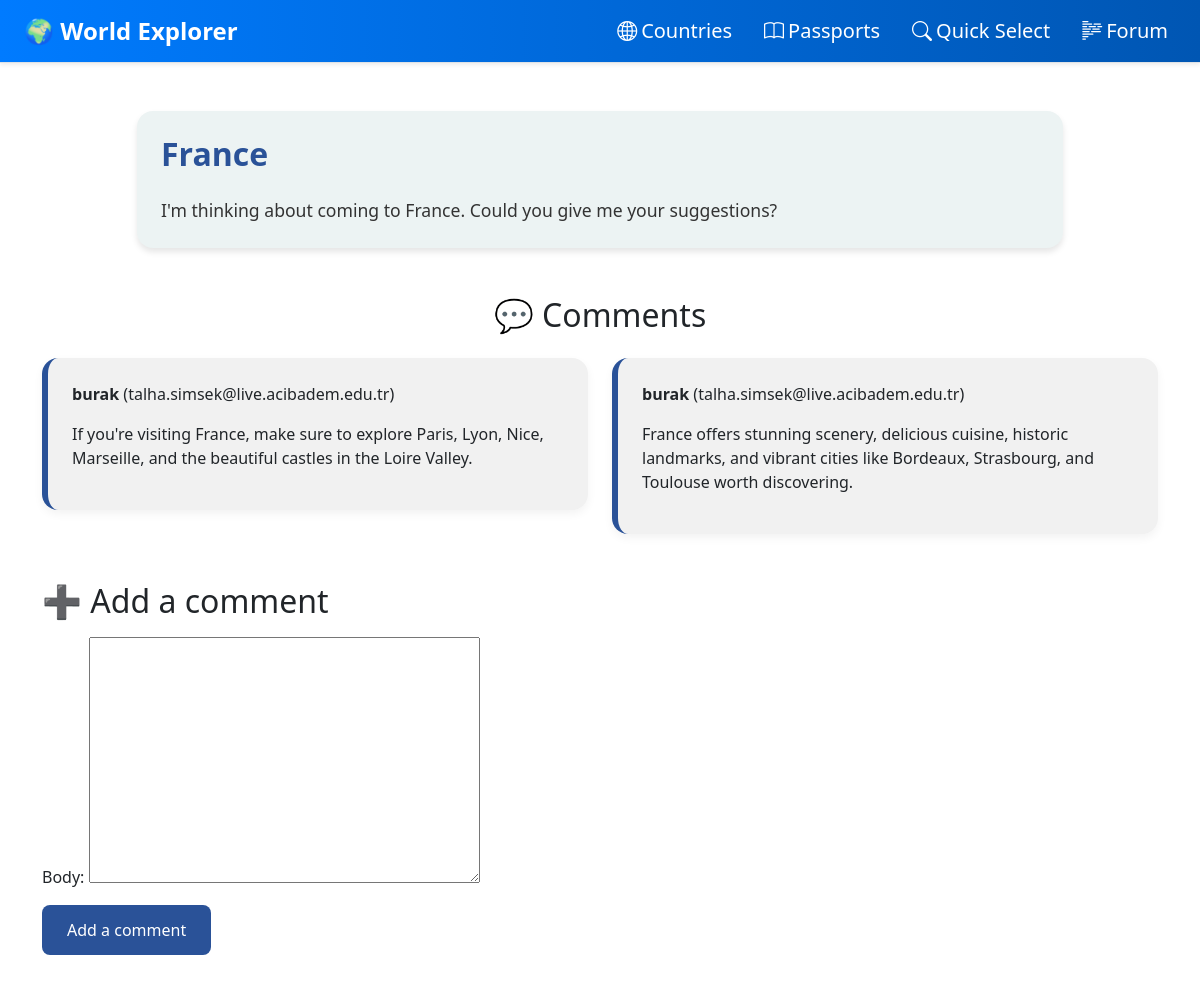
Screenshot of /forum/post/10/ with the database file from the repository.
### forum/models.py (models this page shows, shortened)
class Post(models.Model):
    title = models.CharField(max_length=100)
    content = models.TextField()
    date_posted = models.DateTimeField(auto_now_add=True)

class Comment(models.Model):
    post = models.ForeignKey(Post, on_delete=models.CASCADE, related_name='comments')
    name = models.CharField(max_length=100)
    email = models.EmailField()
    body = models.TextField()
    date_added = models.DateTimeField(default = timezone.now)

### forum/views.py (the view)
# urls.py: path('post/<int:id>/', views.post_detail, name="post_detail"),
def post_detail(request, id):
    post = get_object_or_404(Post, id = id)
    comments = Comment.objects.filter(post=post)
    if request.method == "POST":
        form = CommentForm(request.POST)
        if form.is_valid():
            new_comment = form.save(commit=False)
            new_comment.post = post
            new_comment.name = request.user.username
            new_comment.email = request.user.email
            new_comment.save()
            return redirect('forum:post_detail', id=post.id)
        return None
    else:
        form = CommentForm()
        return render(request, 'forum_html/post_detail.html', {'post': post, "comments": comments, "comment_form": form})

### forum/forms.py
class CommentForm(forms.ModelForm):
    class Meta:
        model = Comment
        fields = ["body"]

### templates/forum_html/post_detail.html (shortened to what this page needs)
{% extends 'home.html' %}
{% load static %}
{% block content %}
<div class="container py-5">
  <div class="row justify-content-center">
    <div class="col-md-10">
      <div class="post-card animate__animated animate__fadeInUp">
        <div class="card-body">
          <h1 class="card-title mb-4">{{ post.title }}</h1>
          <p class="card-text">{{ post.content }}</p>
        </div>
      </div>
    </div>
  </div>
  <div class="comment-section mt-5">
    <h2 class="text-center mb-4">💬 Comments</h2>
    <div class="row row-cols-1 row-cols-md-2 g-4">
      {% for comment in comments %}
        <div class="col">
          <div class="comment-card animate__animated animate__fadeInUp">
            <p><strong>{{ comment.name }}</strong> ({{ comment.email }})</p>
            <p>{{ comment.body }}</p>
          </div>
        </div>
      {% endfor %}
    </div>
    <h2 class="mt-5 mb-3">➕ Add a comment</h2>
    <form method="post" class="animate__animated animate__fadeIn">
      <div class="mb-3">
        {{ comment_form.as_p }}
      </div>
      <button type="submit" class="btn btn-comment">Add a comment</button>
    </form>
  </div>
</div>
{% endblock %}

### templates/forum_html/post_detail.html (style rules this page uses)
.post-card { background-color: #ecf3f3; border-radius: 1rem; box-shadow: 0 4px 6px rgba(0, 0, 0, 0.1); overflow: hidden; transition: transform 0.2s ease-in-out; }
.card-body { padding: 1.5rem; }
.card-title { font-size: 2rem; font-weight: bold; color: #2a5298; }
.card-text { font-size: 1.1rem; color: #333; }
.comment-card { background-color: #f1f1f1; padding: 1.5rem; border-radius: 1rem; border-left: 6px solid #2a5298; box-shadow: 0 4px 10px rgba(0, 0, 0, 0.05); transition: transform 0.3s ease; }
.btn-comment { background-color: #2a5298; color: white; border-radius: 0.5rem; padding: 0.75rem 1.5rem; transition: background-color 0.3s; }

### rows the page displays
Post: title "France", content "I'm thinking about coming to France. Could you give me your suggestions?"
Comment: name "burak", email "talha.simsek@live.acibadem.edu.tr", body "If you're visiting France, make sure to explore Paris, Lyon, Nice, Marseille, and the beautiful castles in the Loire Valley."
Comment: name "burak", email "talha.simsek@live.acibadem.edu.tr", body "France offers stunning scenery, delicious cuisine, historic landmarks, and vibrant cities like Bordeaux, Strasbourg, and Toulouse worth discovering."
